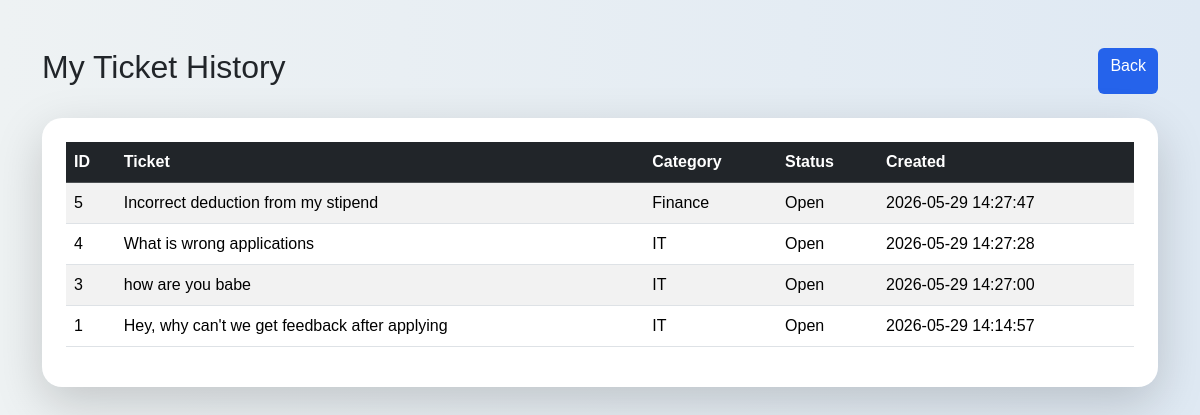
Screenshot of /history (signed in) with the database file from the repository.
### tables this page shows
CREATE TABLE tickets (
            id INTEGER PRIMARY KEY AUTOINCREMENT,
            employee_name TEXT,
            department TEXT,
            ticket_text TEXT,
            category TEXT,
            confidence REAL,
            status TEXT,
            created_at TEXT
        );

### app.py (the view)
    def wrapper(*args, **kwargs):
        if "user_id" not in session:
            return redirect("/login")
        return route_function(*args, **kwargs)

### app.py (called while the page is built)
def login_required(route_function):
    def wrapper(*args, **kwargs):
        if "user_id" not in session:
            return redirect("/login")
        return route_function(*args, **kwargs)
    wrapper.__name__ = route_function.__name__
    return wrapper

@app.route("/history")
@login_required
def history():
    conn = sqlite3.connect(DATABASE)
    cursor = conn.cursor()
    cursor.execute("""
        SELECT * FROM tickets
        WHERE employee_name = ?
        ORDER BY id DESC
    """, (session["username"],))
    tickets = cursor.fetchall()
    conn.close()
    return render_template("history.html", tickets=tickets)

### templates/history.html (shortened to what this page needs)
<!DOCTYPE html>
<html lang="en">
<head>
    <link href="https://cdn.jsdelivr.net/npm/bootstrap@5.3.3/dist/css/bootstrap.min.css" rel="stylesheet">
    <link rel="stylesheet" href="{{ url_for('static', filename='style.css') }}">
</head>
<body>
<div class="container mt-5">
    <div class="d-flex justify-content-between mb-4">
        <h2>My Ticket History</h2>
        <a href="/" class="btn btn-primary">
            Back
        </a>
    </div>
    <div class="card shadow-lg p-4">
        <table class="table table-striped">
            <thead class="table-dark">
                <tr>
                    <th>ID</th>
                    <th>Ticket</th>
                    <th>Category</th>
                    <th>Status</th>
                    <th>Created</th>
                </tr>
            </thead>
            <tbody>
                {% for ticket in tickets %}
                <tr>
                    <td>{{ ticket[0] }}</td>
                    <td>{{ ticket[3] }}</td>
                    <td>{{ ticket[4] }}</td>
                    <td>{{ ticket[6] }}</td>
                    <td>{{ ticket[7] }}</td>
                </tr>
                {% endfor %}
            </tbody>
        </table>
    </div>
</div>
</body>
</html>

### static/style.css (style rules this page uses)
body { background: linear-gradient(to right, #eef2f3, #dfe9f3); font-family: Arial, sans-serif; }
.card { border: none; border-radius: 20px; }
.btn-primary { background-color: #2563eb; border: none; }
.table { vertical-align: middle; }

### rows the page displays
tickets: id "5", ticket_text "Incorrect deduction from my stipend", category "Finance", status "Open", created_at "2026-05-29 14:27:47"
tickets: id "4", ticket_text "What is wrong applications", category "IT", status "Open", created_at "2026-05-29 14:27:28"
tickets: id "3", ticket_text "how are you babe", category "IT", status "Open", created_at "2026-05-29 14:27:00"
tickets: id "1", ticket_text "Hey, why can't we get feedback after applying", category "IT", status "Open", created_at "2026-05-29 14:14:57"
